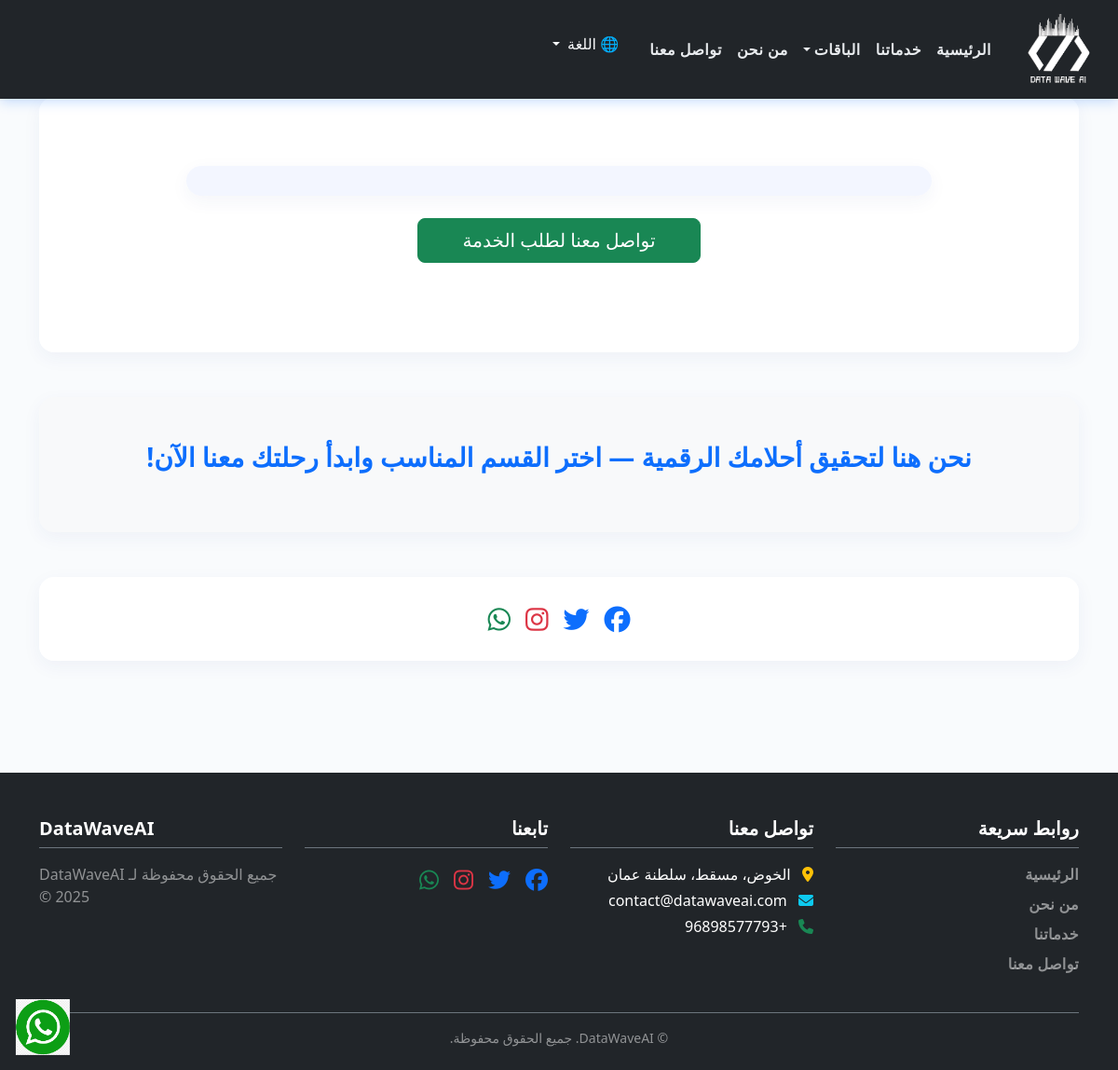
The app's page /ar/category/1/ with its own data.
### website/models.py (models this page shows, shortened)
class SocialLink(models.Model):
    platform = models.CharField(max_length=50)
    icon_class = models.CharField(max_length=100)
    url = models.URLField()

class SiteContent(models.Model):
    about_title = models.CharField(max_length=200)
    about_description = RichTextField()
    address = models.CharField(max_length=255)
    email = models.EmailField()
    phone = models.CharField(max_length=50)
    footer_text = models.CharField(max_length=255)

### website/views.py (the view)
# urls.py: path('category/<int:pk>/', views.category_detail, name='category_detail'),
def category_detail(request, pk):
    from .models import MainCategory, SocialLink
    category = get_object_or_404(MainCategory, pk=pk)
    social_links = SocialLink.objects.all()
    lang = get_language()
    context = {
        'category': category,
        'social_links': social_links,
        'lang': lang,
    }
    return render(request, 'website/category_detail.html', context)

### website/context_processors.py (called while the page is built)
def global_context(request):
    site_content = SiteContent.objects.first()
    social_links = SocialLink.objects.all()
    return {
        'site_content': site_content,
        'social_links': social_links,
    }

### website/templates/website/category_detail.html (shortened to what this page needs)
{% extends "website/base.html" %}
{% load i18n static %}
{% block content %}
<section class="py-5">
  <div class="container text-center" data-aos="fade-up">
    <p class="lead fw-bold text-dark fs-5 mx-auto" style="max-width: 800px;">
    </p>
  </div>
<br>
  <div class="text-center mb-5">
    <a href="https://wa.me/0096898577793?text={{ service.title }} - أود طلب هذه الخدمة" target="_blank" class="btn btn-success btn-lg px-5">
      {% trans "تواصل معنا لطلب الخدمة" %}
    </a>
  </div>
</section>
<section class="py-5 bg-light text-center">
  <div class="container" data-aos="fade-up">
    <h3 class="fw-bold text-primary mb-3">
      {% trans "نحن هنا لتحقيق أحلامك الرقمية — اختر القسم المناسب وابدأ رحلتك معنا الآن!" %}
    </h3>
  </div>
</section>
<section class="py-4 text-center">
  <div class="container">
    <div class="d-flex justify-content-center gap-3">
      {% for social in social_links %}
        <a href="{{ social.url }}" target="_blank" class="fs-3" title="{{ social.name }}">
          <i class="{{ social.icon_class }}"></i>
        </a>
      {% endfor %}
    </div>
  </div>
</section>
{% endblock %}

### website/templates/website/base.html (shortened to what this page needs)
{% load i18n static %}
<!DOCTYPE html>
<html lang="{{ LANGUAGE_CODE }}" class="{% if LANGUAGE_CODE == 'ar' %}rtl{% else %}ltr{% endif %}">
<head>
  {% if LANGUAGE_CODE == 'ar' %}
    <link href="https://cdn.jsdelivr.net/npm/bootstrap@5.3.3/dist/css/bootstrap.rtl.min.css" rel="stylesheet">
  {% else %}
    <link href="https://cdn.jsdelivr.net/npm/bootstrap@5.3.3/dist/css/bootstrap.min.css" rel="stylesheet">
  {% endif %}
  <link href="https://cdnjs.cloudflare.com/ajax/libs/font-awesome/6.5.0/css/all.min.css" rel="stylesheet" />
  <link href="https://cdn.jsdelivr.net/npm/aos@2.3.4/dist/aos.css" rel="stylesheet" />
  <link rel="stylesheet" href="{% static 'css/custom_styles.css' %}">
</head>
<body>
  <a href="https://wa.me/0096898577793" target="_blank" rel="noopener noreferrer"
     class="position-fixed bottom-0 end-0 m-3"
     style="z-index: 9999; width: 60px; height: 60px;">
    <img src="{% static 'images/whatsapp-icon.png' %}" alt="WhatsApp"
         style="width: 100%; height: 100%; object-fit: contain;">
  </a>
  <nav class="navbar navbar-expand-lg navbar-dark bg-dark px-4 navbar-scroll">
    <a class="navbar-brand d-flex align-items-center" href="{% url 'home' %}">
      <img src="{% static 'images/logo.png' %}" alt="DataWaveAI" width="80" height="80" class="me-2">
    </a>
    <div class="collapse navbar-collapse" id="navbarNav">
      <ul class="navbar-nav {% if LANGUAGE_CODE == 'ar' %}me-auto text-end{% else %}ms-auto text-start{% endif %}">
        <li class="nav-item"><a class="nav-link" href="{% url 'home' %}">{% trans "الرئيسية" %}</a></li>
        <li class="nav-item"><a class="nav-link" href="{% url 'services' %}">{% trans "خدماتنا" %}</a></li>
        <li class="nav-item dropdown">
          <a class="nav-link dropdown-toggle" href="#" data-bs-toggle="dropdown">{% trans "الباقات" %}</a>
        </li>
        <li class="nav-item"><a class="nav-link" href="{% url 'about' %}">{% trans "من نحن" %}</a></li>
        <li class="nav-item"><a class="nav-link" href="{% url 'contact' %}">{% trans "تواصل معنا" %}</a></li>
        <li class="nav-item ms-4">
    <form action="{% url 'set_language' %}" method="post" class="d-inline">
      <div class="dropdown">
        <button class="btn btn-link text-light dropdown-toggle p-0" type="button" data-bs-toggle="dropdown" style="text-decoration: none;">
          🌐 {% trans "اللغة" %}
        </button>
      </div>
    </form>
  </li>
      </ul>
    </div>
  </nav>
  <main class="container py-4">
    {% block content %}{% endblock %}
  </main>
  <footer class="bg-dark text-white pt-5 pb-4 mt-5" dir="{% if LANGUAGE_CODE == 'ar' %}rtl{% else %}ltr{% endif %}">
      <div class="container">
        <div class="row g-4">
          <div class="col-6 col-md-3">
            <h5 class="fw-bold mb-3 border-bottom border-secondary pb-2">{% trans "روابط سريعة" %}</h5>
            <ul class="list-unstyled footer-links">
              <li class="mb-2"><a href="{% url 'home' %}" class="text-white-50 text-decoration-none">{% trans "الرئيسية" %}</a></li>
              <li class="mb-2"><a href="{% url 'about' %}" class="text-white-50 text-decoration-none">{% trans "من نحن" %}</a></li>
              <li class="mb-2"><a href="{% url 'services' %}" class="text-white-50 text-decoration-none">{% trans "خدماتنا" %}</a></li>
              <li><a href="{% url 'contact' %}" class="text-white-50 text-decoration-none">{% trans "تواصل معنا" %}</a></li>
            </ul>
          </div>
          <div class="col-6 col-md-3">
            <h5 class="fw-bold mb-3 border-bottom border-secondary pb-2">{% trans "تواصل معنا" %}</h5>
            <p class="mb-1"><i class="fa-solid fa-location-dot me-2 text-warning"></i> {{ site_content.address }}</p>
            <p class="mb-1"><i class="fa-solid fa-envelope me-2 text-info"></i> {{ site_content.email }}</p>
            <p><i class="fa-solid fa-phone me-2 text-success"></i> {{ site_content.phone }}</p>
          </div>
          <div class="col-md-3">
            <h5 class="fw-bold mb-3 border-bottom border-secondary pb-2">{% trans "تابعنا" %}</h5>
            <ul class="list-unstyled d-flex gap-3 mt-2">
              {% for social in social_links %}
              <li>
                <a href="{{ social.url }}" target="_blank" class="text-white fs-4 social-icon-hover">
                  <i class="{{ social.icon_class }}"></i>
                </a>
              </li>
              {% endfor %}
            </ul>
          </div>
          <div class="col-md-3 {% if LANGUAGE_CODE == 'ar' %}text-md-end text-center{% else %}text-md-start text-center{% endif %}">
            <h5 class="fw-bold mb-3 border-bottom border-secondary pb-2">{% trans " DataWaveAI" %}</h5>
            <p class="text-white-50">{{ site_content.footer_text }}</p>
          </div>
        </div>
        <div class="text-center border-top border-secondary mt-4 pt-3 text-white-50 small">
          &copy; {{ now|date:"Y" }} DataWaveAI. {% trans "جميع الحقوق محفوظة." %}
        </div>
      </div>
  </footer>
  <div id="tsparticles" style="position: fixed; top: 0; left: 0; width: 100%; height: 100%; z-index: -1;"></div>
</body>
</html>

### website/static/css/custom_styles.css (style rules this page uses)
html.rtl body { text-align: right; direction: rtl; font-family: 'Segoe UI', Tahoma, Geneva, Verdana, sans-serif; background-color: #f9fbfd; color: #333; }
section p.lead { line-height: 1.85; color: #555f77; font-weight: 400; font-size: 1.1rem; max-width: 900px; margin: 0 auto; letter-spacing: 0.02em; background-color: #f0f4ffcc; padding: 1rem 2rem; border-radius: 16px; box-shadow: 0 6px 20px rgba(30, 58, 138, 0.05); }
.social-icon-hover { transition: color 0.4s ease, transform 0.4s ease; color: #6c757d; }
.footer-links a { color: #adb5bd; transition: color 0.3s ease, transform 0.2s ease; text-decoration: none; font-weight: 500; }
.navbar-scroll { position: fixed; top: 0; width: 100%; z-index: 1050; transition: top 0.3s ease-in-out; background: #0d6efdcc; backdrop-filter: saturate(180%) blur(8px); box-shadow: 0 4px 12px rgba(13, 110, 253, 0.2); }
.container section { padding: 1.5rem 1rem; background: #ffffffee; border-radius: 16px; box-shadow: 0 6px 20px rgba(30, 58, 138, 0.05); margin-bottom: 3rem; }
.navbar-nav .nav-link { font-weight: 600; letter-spacing: 0.03em; color: #e9ecef; transition: color 0.3s ease; }
.footer-links a { font-weight: 600; letter-spacing: 0.02em; }
a, a:hover, a:focus { outline: none; text-decoration: none; cursor: pointer; }
html.rtl body { direction: rtl !important; text-align: right !important; }

### website/templates/website/base.html (style rules this page uses)
.navbar-scroll { position: fixed; top: 0; width: 100%; z-index: 1050; transition: top 0.3s ease-in-out; }
body { padding-top: 80px; }

### records on screen
SiteContent: address "الخوض، مسقط، سلطنة عمان", email "contact@datawaveai.com", phone "+96898577793", footer_text "جميع الحقوق محفوظة لـ DataWaveAI © 2025"
